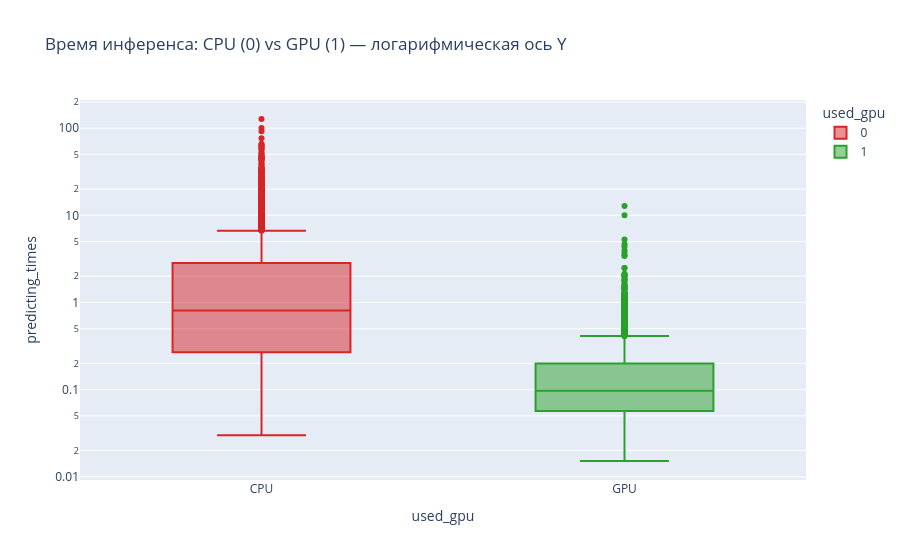

Source (notebook cell):
### Code cell
# Время по устройствам (log Y — разница на порядки)
fig = px.box(df, x='used_gpu', y='predicting_times', log_y=True, points='outliers',
             title='Время инференса: CPU (0) vs GPU (1) — логарифмическая ось Y',
             color='used_gpu', color_discrete_map={0: '#d62728', 1: '#2ca02c'})
fig.update_xaxes(tickvals=[0, 1], ticktext=['CPU', 'GPU'])
fig.show()

### Figure 1 — Plotly figure (JSON) as saved in the notebook; plotly's stock layout.template omitted (floating-point values rounded to 4 significant figures; data arrays with more than 128 entries replaced by an {"elided": "..."} marker saying what was removed)
{"data": [{"alignmentgroup": "True", "boxpoints": "outliers", "hovertemplate": "used_gpu=%{x}<br>predicting_times=%{y}<extra></extra>", "legendgroup": "0", "marker": {"color": "#d62728"}, "name": "0", "notched": false, "offsetgroup": "0", "orientation": "v", "showlegend": true, "type": "box", "x": {"elided": "3600 int values"}, "x0": " ", "xaxis": "x", "y": {"elided": "3600 float values"}, "y0": " ", "yaxis": "y"}, {"alignmentgroup": "True", "boxpoints": "outliers", "hovertemplate": "used_gpu=%{x}<br>predicting_times=%{y}<extra></extra>", "legendgroup": "1", "marker": {"color": "#2ca02c"}, "name": "1", "notched": false, "offsetgroup": "1", "orientation": "v", "showlegend": true, "type": "box", "x": {"elided": "3600 int values"}, "x0": " ", "xaxis": "x", "y": {"elided": "3600 float values"}, "y0": " ", "yaxis": "y"}], "layout": {"autosize": true, "boxmode": "overlay", "legend": {"title": {"text": "used_gpu"}, "tracegroupgap": 0}, "title": {"text": "Время инференса: CPU (0) vs GPU (1) — логарифмическая ось Y"}, "xaxis": {"anchor": "y", "autorange": true, "categoryarray": [0, 1], "categoryorder": "array", "domain": [0, 1], "range": [-0.5, 1.5], "ticktext": ["CPU", "GPU"], "tickvals": [0, 1], "title": {"text": "used_gpu"}, "type": "linear"}, "yaxis": {"anchor": "x", "autorange": true, "domain": [0, 1], "range": [-2.037, 2.324], "title": {"text": "predicting_times"}, "type": "log"}}}
